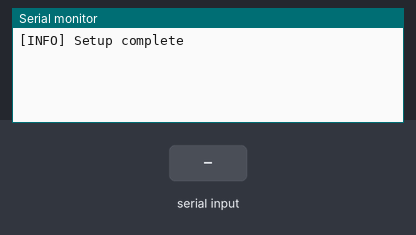
This sketch was run on a simulated Arduino Uno, built with avr-gcc and run on an emulated ATmega328P. On the bench: the last lines printed to the serial monitor. The test bench sets the inputs (shaded band).

Above: at 1.7 s.
1.8 s: "SPEED 1\n" received over Serial
At 2.9 s:
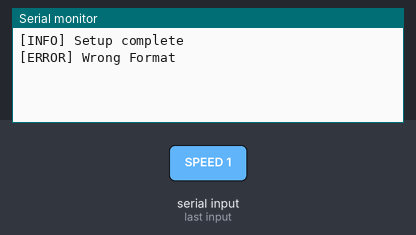
3.3 s: "90 45\n" received over Serial
At 4.1 s:
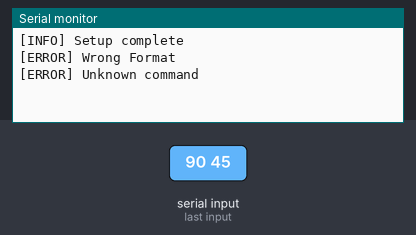

The sketch:

Motor_Arduino_V3.ino
```cpp
// ============================================================
// Author      : Baptiste Poncet
// Date        : 13/08/2025
// File        : Motor_Arduino_V3.ino
// Version     : 3 (13/08/2025)
// Description : Code linking Jetson Orin (UART) and motor (CANopen protocole)
//               with encoders informations/ Autonomous reading of encoders using TPDO
//               timely display, both direction, ekf friendly
// ============================================================

#include <SPI.h>
#include <mcp_can.h>

#define CS_PIN 10
MCP_CAN CAN(CS_PIN);

String inputBuffer = "";
bool commandePrioritaireRecue = false;
unsigned long commandeTimestamp = 0;
const unsigned long commandeTimeout = 100;

const float TICKS_PER_REV = 65536.0;
const float WHEEL_DIAMETER = 0.13;    // m
const float WHEEL_CIRCUM = PI * WHEEL_DIAMETER;
const float WHEEL_BASE = 0.30;

float cumulative_distance = 0.0;
float accumulated_delta_L = 0.0;
float accumulated_delta_R = 0.0;
unsigned long lastNMT = 0;

// ==================== STRUCTURES ======================
struct EncoderData {
  uint32_t can_id;
  int32_t last_position;
  bool first_read;
  float delta_meters;
  bool indic;

  EncoderData(uint32_t id) : can_id(id), last_position(0), first_read(true), delta_meters(0.0), indic(false) {}
};

EncoderData encoders[] = {
  EncoderData(0x381),
  EncoderData(0x382)
};

// ==================== SETUP ===========================
void setup() {
  Serial.begin(115200);

  if (CAN.begin(MCP_ANY, CAN_125KBPS, MCP_8MHZ) != CAN_OK) {
    Serial.println("[ERROR] CAN init failed");
    while (1);
  }

  CAN.init_Mask(0, 0, 0x7FF);
  CAN.init_Mask(1, 0, 0x7FF);
  CAN.init_Filt(0, 0, 0x381);
  CAN.init_Filt(1, 0, 0x382);
  CAN.init_Filt(1, 1, 0x701);
  CAN.init_Filt(1, 2, 0x702);
  CAN.setMode(MCP_NORMAL);

  // Motors Pre-Op
  byte preOpNode1[] = {0x80, 0x01};
  byte preOpNode2[] = {0x80, 0x02};
  CAN.sendMsgBuf(0x000, 0, 2, preOpNode1); delay(50);
  CAN.sendMsgBuf(0x000, 0, 2, preOpNode2); delay(50);

  Motor_init(0x01);
  Motor_init(0x02);
  delay(100);

  // Motors Operational
  byte opNode1[] = {0x01, 0x01};
  byte opNode2[] = {0x01, 0x02};
  CAN.sendMsgBuf(0x000, 0, 2, opNode1); delay(50);
  CAN.sendMsgBuf(0x000, 0, 2, opNode2); delay(50);

  Serial.println("[INFO] Setup complete");
  cumulative_distance = 0.0;
}

// ==================== LOOP =============================
void loop() {
  checkSerialInput();
  readCANMessages();

  if (commandePrioritaireRecue && millis() - commandeTimestamp < commandeTimeout) {
    return;
  }

  if (millis() - lastNMT > 3000) {
    byte opNode1[] = {0x01, 0x01};
    byte opNode2[] = {0x01, 0x02};
    CAN.sendMsgBuf(0x000, 0, 2, opNode1);
    CAN.sendMsgBuf(0x000, 0, 2, opNode2);
    lastNMT = millis();
  }

  updateOdometry();
}

// ==================== FONCTIONS ========================
void readCANMessages() {
  long unsigned int rxId;
  unsigned char len;
  unsigned char rxBuf[8];

  while (CAN_MSGAVAIL == CAN.checkReceive()) {
    CAN.readMsgBuf(&rxId, &len, rxBuf);

    if (rxId == 0x701 || rxId == 0x702) {
      byte state = rxBuf[0];
      byte nodeId = rxId - 0x700;
      if (state != 0x05) {
        byte startCmd[] = {0x01, nodeId};
        CAN.sendMsgBuf(0x000, 0, 2, startCmd);
      }
    }

    for (int i = 0; i < 2; i++) {
      EncoderData &enc = encoders[i];
      if (rxId == enc.can_id && len >= 4) {
        int32_t pos_raw = (int32_t)((rxBuf[3] << 24) | (rxBuf[2] << 16) | (rxBuf[1] << 8) | rxBuf[0]);
        if (enc.first_read) {
          enc.last_position = pos_raw;
          enc.first_read = false;
        } else {
          int32_t delta_ticks = pos_raw - enc.last_position;
          enc.delta_meters = (delta_ticks / TICKS_PER_REV) * WHEEL_CIRCUM;
          enc.last_position = pos_raw;
          enc.indic = true;
        }
      }
    }
  }
}

void updateOdometry() {
  static unsigned long last_encoder_check = 0;
  unsigned long now = millis();

  bool anyNew = encoders[0].indic || encoders[1].indic;
  if (anyNew || (now - last_encoder_check >= 50)) {
    last_encoder_check = now;
    float delta_L = encoders[0].indic ? -encoders[0].delta_meters : 0.0f;
    float delta_R = encoders[1].indic ?  encoders[1].delta_meters : 0.0f;
    if (fabs(delta_L) > 1e-4f || fabs(delta_R) > 1e-4f) {
      accumulated_delta_L += delta_L;
      accumulated_delta_R += delta_R;
    }
    encoders[0].delta_meters = encoders[1].delta_meters = 0.0f;
    encoders[0].indic = encoders[1].indic = false;
  }

  if (now - last_encoder_check >= 1500) {
    last_encoder_check = now;
    float delta_d = (accumulated_delta_L + accumulated_delta_R) / 2.0f;
    float delta_theta = (accumulated_delta_R - accumulated_delta_L) / WHEEL_BASE;
    cumulative_distance += fabs(delta_d);
    if (cumulative_distance >= 0.30f) {
      Serial.println("[DIST]");
      cumulative_distance = 0.0f;
    }
    Serial.print("EKF "); Serial.print(delta_d, 6); Serial.print(" "); Serial.println(delta_theta, 6);
    accumulated_delta_L = accumulated_delta_R = 0.0f;
  }
}

void Motor_init(byte id) {
  uint16_t cob_id = 0x600 + id;
  send(cob_id, "2B 40 60 00 80 00 00 00"); delay(30);
  send(cob_id, "2B 40 60 00 06 00 00 00"); delay(30);
  send(cob_id, "2F 60 60 00 03 00 00 00"); delay(30);
  send(cob_id, "2B 40 60 00 07 00 00 00"); delay(30);
}

void send(uint16_t id, const char *hexstr) {
  byte data[8] = {0};
  int index = 0;
  const char *p = hexstr;
  while (*p && index < 8) {
    while (*p == ' ') p++;
    if (!*p) break;
    byte b = strtoul(p, NULL, 16);
    data[index++] = b;
    while (*p && *p != ' ') p++;
  }
  CAN.sendMsgBuf(id, 0, 8, data);
}

// ==================== COMMANDE SERIE ===================
void checkSerialInput() {
  while (Serial.available()) {
    char c = Serial.read();
    if (c == '\n' || c == '\r') {
      if (inputBuffer.length() > 0) {
        inputBuffer.trim();
        if (inputBuffer.startsWith("SPEED")) {
          commandePrioritaireRecue = true;
          commandeTimestamp = millis();
        }
        processSerialCommand(inputBuffer);
        inputBuffer = "";
      }
    } else {
      inputBuffer += c;
    }
  }
}

void processSerialCommand(String cmd) {
  if (cmd.startsWith("SPEED")) {
    int sep1 = cmd.indexOf(' ');
    int sep2 = cmd.indexOf(' ', sep1 + 1);
    if (sep1 == -1 || sep2 == -1) {
      Serial.println("[ERROR] Wrong Format");
      return;
    }
    int speed1 = cmd.substring(sep1 + 1, sep2).toInt();
    int speed2 = cmd.substring(sep2 + 1).toInt();
    Serial.println("[SPEED] " + String(speed1) + " " + String(speed2));
    send(0x601, ("23 FF 60 00 " + intToHexString(speed1)).c_str());
    send(0x602, ("23 FF 60 00 " + intToHexString(speed2)).c_str());
  } else {
    Serial.println("[ERROR] Unknown command");
  }
}

String intToHexString(int value) {
  String result = "";
  for (int i = 0; i < 4; i++) {
    uint8_t byte_val = (uint8_t)((value >> (i * 8)) & 0xFF);
    if (byte_val < 0x10) result += "0";
    result += String(byte_val, HEX);
    if (i < 3) result += " ";
  }
  result.toUpperCase();
  return result;
}
```

Measured:
- after the input at 1.8 s, the serial monitor: prints a new line at once (image 1)
- after the input at 3.3 s, the serial monitor: prints a new line at once (image 2)
